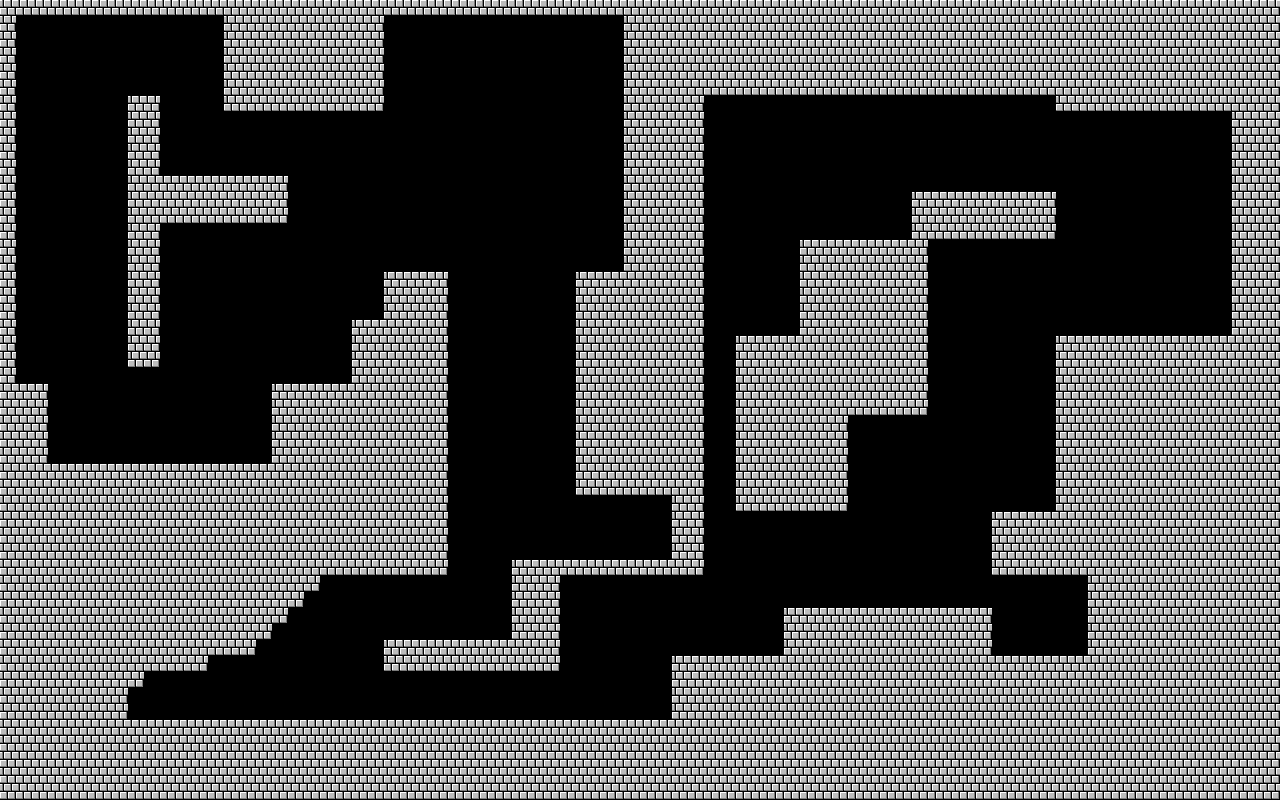

Tiled map render using the project's own tile images. Description and the map definition, with tile-layer contents summarised, below:
An orthogonal 80x50 tile map with 16x16 px tiles, 1 tile layer (main), 2 tilesets and 28 objects.

<map version="1.0" orientation="orthogonal" renderorder="right-down" width="80" height="50" tilewidth="16" tileheight="16" nextobjectid="36">
 <tileset firstgid="1" name="tiles" tilewidth="16" tileheight="16" tilecount="16" columns="4">
  <image source="../graphics/tiles.png" width="64" height="64" />
 </tileset>
 <tileset firstgid="17" name="entities" tilewidth="16" tileheight="16" tilecount="16" columns="4">
  <image source="../graphics/entities.png" width="64" height="64" />
 </tileset>
 <layer name="main" width="80" height="50">
  <data>[4000 cells, 2187 non-empty, 1 distinct tile ids]</data>
 </layer>
 <objectgroup name="entities">
  <object id="1" gid="17" x="80" y="448" width="16" height="16" />
  <object id="8" gid="18" x="416" y="640" width="16" height="16" />
  <object id="9" gid="18" x="432" y="640" width="16" height="16" />
  <object id="10" gid="18" x="448" y="640" width="16" height="16" />
  <object id="11" gid="18" x="624" y="512" width="16" height="16" />
  <object id="12" gid="18" x="640" y="512" width="16" height="16" />
  <object id="13" gid="18" x="656" y="512" width="16" height="16" />
  <object id="14" gid="18" x="656" y="528" width="16" height="16" />
  <object id="15" gid="18" x="640" y="528" width="16" height="16" />
  <object id="16" gid="18" x="624" y="528" width="16" height="16" />
  <object id="17" gid="18" x="624" y="544" width="16" height="16" />
  <object id="18" gid="18" x="640" y="544" width="16" height="16" />
  <object id="19" gid="18" x="656" y="544" width="16" height="16" />
  <object id="20" gid="18" x="656" y="560" width="16" height="16" />
  <object id="21" gid="18" x="640" y="560" width="16" height="16" />
  <object id="22" gid="18" x="624" y="560" width="16" height="16" />
  <object id="23" gid="18" x="1024" y="512" width="16" height="16" />
  <object id="24" gid="18" x="1040" y="512" width="16" height="16" />
  <object id="25" gid="18" x="1136" y="224" width="16" height="16" />
  <object id="26" gid="18" x="1152" y="208" width="16" height="16" />
  <object id="27" gid="18" x="1136" y="208" width="16" height="16" />
  <object id="28" gid="18" x="1152" y="224" width="16" height="16" />
  <object id="29" gid="18" x="736" y="144" width="16" height="16" />
  <object id="30" gid="18" x="1024" y="624" width="16" height="16" />
  <object id="31" gid="18" x="1040" y="624" width="16" height="16" />
  <object id="32" gid="18" x="160" y="704" width="16" height="16" />
  <object id="34" gid="18" x="144" y="448" width="16" height="16" />
  <object id="35" gid="18" x="160" y="448" width="16" height="16" />
 </objectgroup>
</map>
